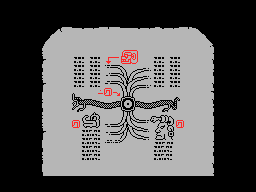

Rendered tile map (Tiled .tmx) drawn with the repository's tilesets; below, a short description and the full map source, tile grids included:
An orthogonal 32x24 tile map with 8x8 px tiles, 1 tile layer (Tile Layer 1).

<map version="1.0" orientation="orthogonal" renderorder="right-down" width="32" height="24" tilewidth="8" tileheight="8" nextobjectid="9">
 <properties>
  <property name="down" value="stairs" />
  <property name="up" value="stairs" />
 </properties>
 <tileset firstgid="1" name="tiles" tilewidth="8" tileheight="8" tilecount="256" columns="16">
  <image source="calendar-tablet-tiles-unique.png" width="128" height="128" />
 </tileset>
 <layer name="Tile Layer 1" width="32" height="24">
  <data encoding="csv">
1,1,1,1,1,1,1,1,1,1,1,1,1,1,1,1,1,1,1,1,1,1,1,1,1,1,1,1,1,1,1,1,
1,1,1,1,1,1,1,1,1,1,1,1,1,1,1,1,1,1,1,1,1,1,1,1,1,1,1,1,1,1,1,1,
1,1,1,1,1,1,1,1,1,1,1,1,1,1,1,1,1,1,1,1,1,1,1,1,1,1,1,1,1,1,1,1,
1,1,1,1,1,1,1,99,100,101,102,103,104,105,100,101,101,102,103,104,102,103,104,105,107,1,1,1,1,1,1,1,
1,1,1,1,1,1,106,2,2,2,2,2,2,2,2,2,2,2,2,2,2,2,2,2,2,120,1,1,1,1,1,1,
1,1,1,1,1,108,2,2,2,2,2,2,2,2,2,2,2,2,2,2,2,2,2,2,2,2,114,1,1,1,1,1,
1,1,1,1,1,109,2,2,2,2,2,2,2,2,2,3,4,5,2,2,2,2,2,2,2,2,115,1,1,1,1,1,
1,1,1,1,1,111,2,2,2,6,7,6,7,8,9,10,11,12,2,6,7,6,7,2,2,2,116,1,1,1,1,1,
1,1,1,1,1,110,2,2,2,6,7,6,7,13,14,15,16,17,18,6,7,6,7,2,2,2,115,1,1,1,1,1,
1,1,1,1,1,109,2,2,2,6,7,6,7,19,14,20,21,22,23,6,7,6,7,2,2,2,118,1,1,1,1,1,
1,1,1,1,1,111,2,2,2,6,7,6,7,24,14,25,26,27,28,6,7,6,7,2,2,2,116,1,1,1,1,1,
1,1,1,1,1,112,2,2,2,29,2,2,30,31,32,33,34,35,2,2,2,2,2,2,2,2,119,1,1,1,1,1,
1,1,1,1,1,109,2,2,2,36,37,38,39,40,41,42,43,39,40,41,44,45,46,2,2,2,116,1,1,1,1,1,
1,1,1,1,1,110,2,2,2,47,48,49,50,51,52,53,54,50,51,52,55,56,57,2,2,2,117,1,1,1,1,1,
1,1,1,1,1,109,2,2,2,2,58,59,60,2,2,61,62,63,64,65,66,67,2,2,2,2,118,1,1,1,1,1,
1,1,1,1,1,109,2,2,2,31,68,69,70,71,72,73,74,75,76,77,78,79,31,2,2,2,115,1,1,1,1,1,
1,1,1,1,1,111,2,2,2,2,80,81,82,83,72,84,85,86,87,88,89,90,2,2,2,2,117,1,1,1,1,1,
1,1,1,1,1,112,2,2,2,2,80,81,82,91,91,92,93,94,95,96,97,98,2,2,2,2,115,1,1,1,1,1,
1,1,1,1,1,110,2,2,2,2,80,81,82,2,2,2,2,2,2,80,81,82,2,2,2,2,117,1,1,1,1,1,
1,1,1,1,1,109,2,2,2,2,80,81,82,2,2,2,2,2,2,80,81,82,2,2,2,2,118,1,1,1,1,1,
1,1,1,1,1,112,2,2,2,2,2,2,2,2,2,2,2,2,2,2,2,2,2,2,2,2,116,1,1,1,1,1,
1,1,1,1,1,110,2,2,2,2,2,2,2,2,2,2,2,2,2,2,2,2,2,2,2,2,115,1,1,1,1,1,
193,194,195,196,197,198,199,200,201,202,203,204,205,206,207,208,209,210,211,212,213,214,215,216,217,218,219,220,221,222,223,224,
225,226,227,228,229,230,231,232,233,234,235,236,237,238,239,240,241,242,243,244,245,246,247,248,249,250,251,252,253,254,255,256
</data>
 </layer>
 <objectgroup name="objects" />
</map>
